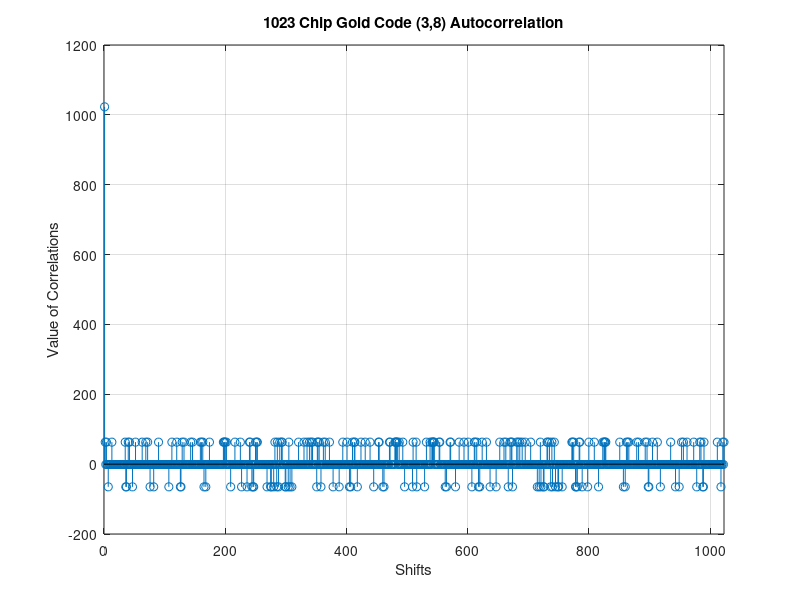
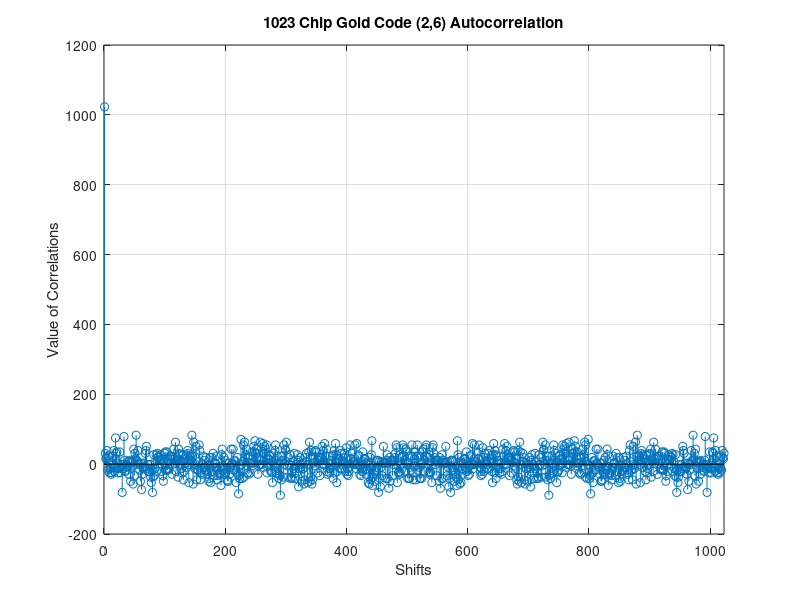
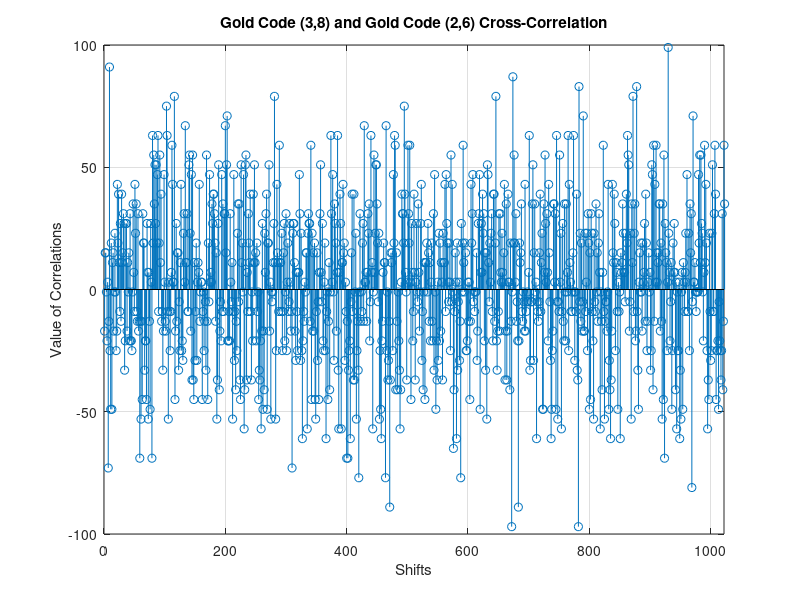

MATLAB code for these plots, in order:
clc;
clear ;
close all;
%%%%%%%%%%%%%%%%%%%%%%%C/A code with phase tap(3,8)%%%%%%%%%%%%%%%%%%%%%%%

% Register1
SR1 = [1 1 1 1 1 1 1 1 1 1]; % Initial fill of first shift register
SR1_code = zeros(1,1023); % Output code vector of SR1

for i = 1:1023
    %a5od xor been 3 w 8 w arg3ha lel element el  awlany w a5od el output
    %mn el element el 10 w a3ml circular shift
    new_bit = xor(SR1(3), SR1(10)); % XOR of 3rd and 8th memory elements
    SR1_code(i) = SR1(10); % Output of SR1 is the 10th memory element
    SR1 = circshift(SR1,1); % Shift the register
    SR1(1) = new_bit; % Update the first memory element
end

% Register2
SR2 = [1 1 1 1 1 1 1 1 1 1]; % Initial fill of second shift register
SR2_code = zeros(1,1023); % Output code vector of SR2

for i = 1:1023
    %nafs el klam bzbt bs output 7a5do mn xor el 3 wel 8 msh el 10
    SR2_code(i) = SR2(10); % Output of SR2 is the 10th memory element
    new_bit = xor(SR2(2), xor(SR2(3), xor(SR2(6), xor(SR2(8), xor(SR2(9), SR2(10)))))); % XOR of selected memory elements
    SR2 = circshift(SR2,1); % Shift the register
    SR2(1) = new_bit; % Update the first memory element
end

CA_code_1 = xor(SR1_code,SR2_code); % XOR between SR1 and SR2 to get C/A code 1

% Autocorrelation calculation
CA_code_1 = CA_code_1'; % Transpose the code
CA_code_1 = 2 * CA_code_1 - 1; % Change 1/0 to 1/-1

autocorrelation_1 = zeros(1,1023);

for shift = 0:1022
    shifted_code = circshift(CA_code_1,shift); % Shifted version of C/A code 1
    autocorrelation_1(shift+1) = CA_code_1' * shifted_code;
end

figure
stem(autocorrelation_1)
grid on
xlabel('Shifts');
xlim([0,1023]);
ylabel('Value of Correlations');
title('1023 Chip Gold Code (3,8) Autocorrelation')

%%%%%%%%%%%%%%C/A code with phase tap (2,6)%%%%%%%%%%%%%%%%%%%%%%%%%%%

% Register1
SR1 = [1 1 1 1 1 1 1 1 1 1]; % Initial fill of first shift register
SR1_code = zeros(1,1023); % Output code vector of SR1

for i = 1:1023
    SR1_code(i) = SR1(10); % Output of SR1 is the 10th memory element
    new_bit = xor(SR1(2), SR1(6)); % XOR of 2nd and 6th memory elements
    SR1 = circshift(SR1,1); % Shift the register
    SR1(1) = new_bit; % Update the first memory element
end

% Register2
SR2 = [1 1 1 1 1 1 1 1 1 1]; % Initial fill of second shift register
SR2_code = zeros(1,1023); % Output code vector of SR2

for i = 1:1023
    SR2_code(i) = SR2(10); % Output of SR2 is the 10th memory element
    new_bit = xor(SR2(2), xor(SR2(3), xor(SR2(6), xor(SR2(8), xor(SR2(9), SR2(10)))))); % XOR of selected memory elements
    SR2 = circshift(SR2,1); % Shift the register
    SR2(1) = new_bit; % Update the first memory element
end

CA_code_2 = xor(SR1_code,SR2_code); % XOR between SR1 and SR2 to get C/A code 2


% Autocorrelation calculation
CA_code_2 = CA_code_2'; % Transpose the code
CA_code_2 = 2 * CA_code_2 - 1; % Change 1/0 to 1/-1

autocorrelation_2 = zeros(1,1023);

for shift = 0:1022
    shifted_code = circshift(CA_code_2,shift); % Shifted version of C/A code 2
    autocorrelation_2(shift+1) = CA_code_2' * shifted_code;
end

figure
stem(autocorrelation_2)
grid on
xlabel('Shifts');
xlim([0,1023]);
ylabel('Value of Correlations');
title('1023 Chip Gold Code (2,6) Autocorrelation')

%%%%%%%%%%%%Cross Correlation between first and second C/A codes %%%%%%%%%%

cross_correlation = zeros(1,1023);

for shift = 0:1022
    shifted_code_1 = circshift(CA_code_1,shift); % Shifted version of C/A code 1
    cross_correlation(shift+1) = CA_code_2' * shifted_code_1;
end

figure
stem(cross_correlation)
grid on
xlabel('Shifts');
xlim([0,1022]);
ylabel('Value of Correlations');
title('Gold Code (3,8) and Gold Code (2,6) Cross-Correlation')